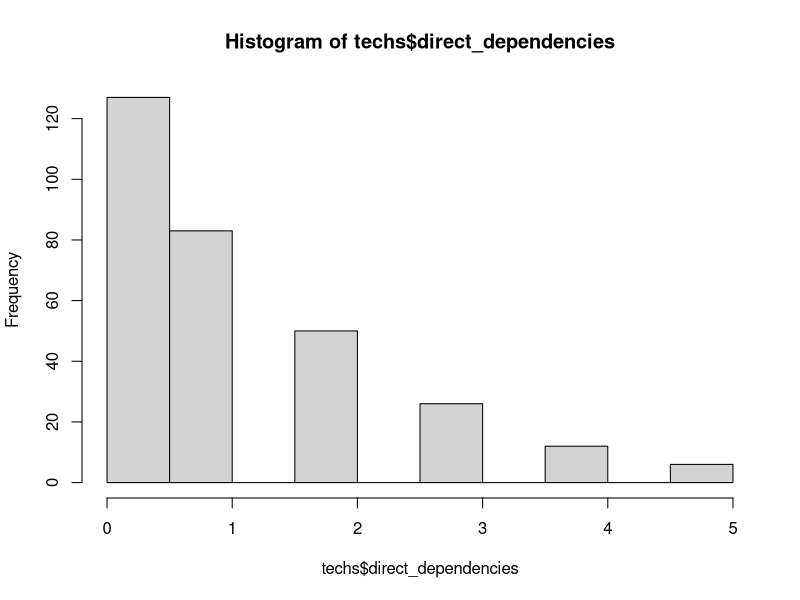
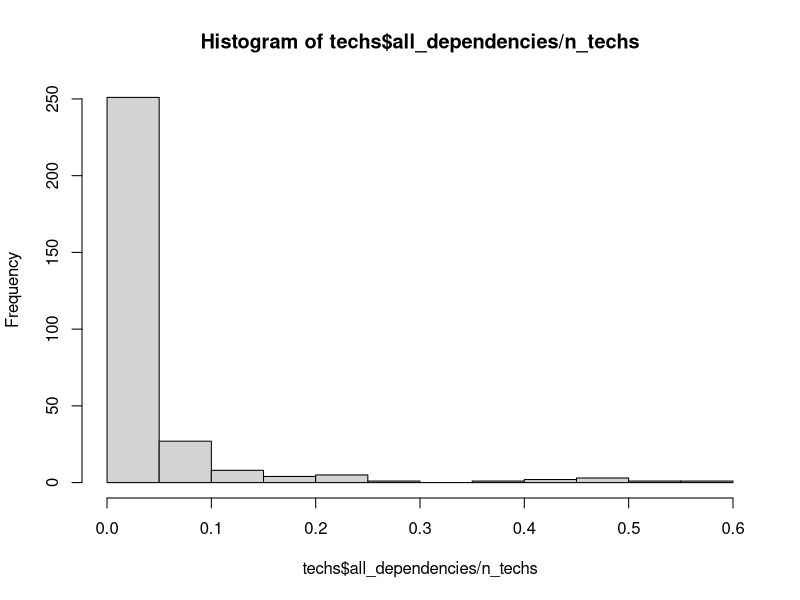
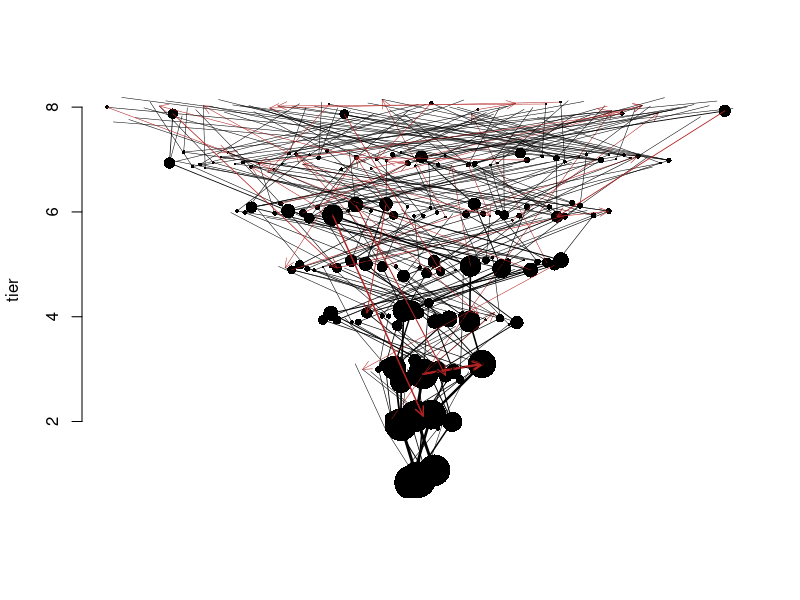

These charts were generated, in order, by the following R code:
### editable  parameters for tree
starting_techs <- 5 # number of techs in tier 1
max_tier <- 8 # number to tiers in tree
tree_growth_rate <- 2 # rate at with tiers get wider
p_extra_dependency <- 0.0005 # probability a given extra dependency is realized
max_tier_gap_for_dependencies <- 99 # how many tiers extra dependencies can cross
p_keystone_tech <- 0.0 # probability a tech is a keystone tech
keystone_multiplier <- 200 # how much more likely keystone techs are to have extra dependencies




### construct the tree
# function to generate number of techs in each tier
num_techs_per_tier <- function(tier) {
  if (tree_growth_rate < 0.01) { return(starting_techs) }
  return(round((tier + (starting_techs)^(1/tree_growth_rate) - 1)^tree_growth_rate))
}

create_techs <- function() {
  # initialize data frame
  techs <- data.frame(
    id   = integer(), # unique ID for each tech
    tier = integer(), # what tier its in
    payoff = numeric(), # what's the payoff of this tech
    keystone = integer(), # is it a keystone tech
    xpos = numeric(), # xcor for plotting
    ypos = numeric()  # ycor for plotting
  )
  
  # create techs
  for (t in 1:max_tier) {
    n_techs_tier <- num_techs_per_tier(t)
    ids <- c((nrow(techs)+1):(nrow(techs)+n_techs_tier))
    new_rows <- data.frame(
      id = ids,
      tier = rep(t, n_techs_tier),
      payoff = rexp(n_techs_tier, 1),
      keystone = round(runif(n_techs_tier, 0, 1) < p_keystone_tech)*1,
      xpos = ids - mean(ids),
      ypos = rep(t, n_techs_tier)
    )
    techs <- rbind(techs, new_rows)
  }
  
  # total number of techs in tree
  n_techs <<- nrow(techs)
  
  # add some jitter
  techs$xpos <- techs$xpos + rnorm(n_techs, 0, 0.1)
  techs$ypos <- techs$ypos + rnorm(n_techs, 0, 0.1)

  return(techs)
}

create_tech_tree <- function() {
  # initialize dependencies:
  # "dependencies" is a n-by-n matrix that scores the relationship between every pair of techs
  dependencies <- matrix(0, nrow=n_techs, ncol=n_techs)
  
  # dependency code:
  # 0 = none
  # 1 = basic from-to
  # -1 = basic to-from
  # 2 = extra to-from
  # -2 = extra from-to
  # 3 = indirect to-from
  # -3 = indirect from-to
  
  # add basic dependencies
  # each tech has one basic dependecy from a random chosen tech in the prior tier
  for (i in 1:n_techs) {
    tech <- techs[i,]
    if (tech$tier > 1) {
      possible_parents <- techs$id[techs$tier == (tech$tier - 1)]
      parent <- possible_parents[sample.int(length(possible_parents), 1)]
      dependencies[parent, tech$id] <- 1
      dependencies[tech$id, parent] <- -1
    }
  }
  
  # identify indirect dependencies
  # e.g. A -> B and B -> C, implies A -> C
  for (to in 1:n_techs) {
    if (techs$tier[techs$id == to] > 1) {
      for (from in 1:(i-1)) {
        if (dependencies[from, to] > 0) {
          earlier_techs <- c(1:n_techs)[dependencies[,from] > 0]
          for (et in earlier_techs) {
            if (dependencies[et, to] == 0) {
              dependencies[et,to] <- 3
            }
            if (dependencies[to, et] == 0) {
              dependencies[to,et] <- -3
            }
          }
        }
      }
    }
  }
  
  # horizontally reorder techs to make tree nicer looking
  for (i in 2:max_tier) {  # go through all tiers, starting with tier 3
    this_tier_ids <- techs[techs$tier == i,]$id  # first get the ids of the techs in this tier
    parents <- parent_xpos <- vector()
    for (t in this_tier_ids) {
      parent <- techs[techs$id == match(1, dependencies[,t])[1],]
      parents <- c(parents, parent$id)  # then get the techs from the prior tier these techs depend on
      parent_xpos <- c(parent_xpos, parent$xpos)  # and get their xpos' too
    }
    ord <- order(parent_xpos, this_tier_ids)  # get order of parents' xposs, breaking by offspring id
    ordered_ids <- this_tier_ids[ord]   # order the ids according to this
    techs$xpos[match(ordered_ids, techs$id)] <- seq_along(ordered_ids) - mean(seq_along(ordered_ids))  # insert into db
  }
  
  # add some extra dependencies
  # these can occur between any possible techs
  # as long as they don't already have a dependency of any kind
  # and as long as they are not too many tiers apart
  pairs <- expand.grid(
    from = 1:n_techs,
    to   = 1:n_techs
  )
  pairs$parent_tier <- techs$tier[match(pairs$from, techs$id)]
  pairs$child_tier  <- techs$tier[match(pairs$to, techs$id)]
  pairs$tier_delta <- abs(pairs$parent_tier - pairs$child_tier)
  pairs <- pairs[sample(nrow(pairs)), ]
  
  for (i in 1:nrow(pairs)) {
    pair <- pairs[i,]
    parent <- pair$from
    child <- pair$to
    tier_delta <- pair$tier_delta
    
    
    if ((parent != child) &
        (dependencies[parent, child] == 0) &
        (tier_delta <= max_tier_gap_for_dependencies) &
        (pair$parent_tier > 1) &
        (pair$child_tier > 1)) {
      p_link <- p_extra_dependency
      if (techs$keystone[techs$id == parent] == 1) { p_link <- p_link * keystone_multiplier }
      if (runif(1,0,1) < p_link) {
        dependencies[parent, child] <- 2
        dependencies[child, parent] <- -2
        
        ancestors <- which(dependencies[parent, ] < 0)
        descendants <- which(dependencies[child, ] > 0)
        
        for (ancestor in ancestors) {
          for (descendant in descendants) {
            if (dependencies[ancestor, descendant] == 0) {
              dependencies[ancestor, descendant] <- 3
              dependencies[descendant, ancestor] <- -3
            }
          }
        }
        
        for (descendant in descendants) {
          if (dependencies[parent, descendant] %in% c(0,2)) {
            dependencies[parent, descendant] <- 3
            dependencies[descendant, parent] <- -3
          }
        }
        
        for (ancestor in ancestors) {
          if (dependencies[ancestor, child] %in% c(0, 2)) {
            dependencies[ancestor, child] <- 3
            dependencies[child, ancestor] <- -3
          }
        }
      }
    }
  }
  
  # calculate total number of dependencies
  techs$direct_dependencies <<- rowSums((dependencies > 0) * (dependencies < 3))
  techs$all_dependencies <<- rowSums(dependencies > 0)

  return(dependencies)
}

plot_tech_tree <- function() {
  # plot tree
  hist(techs$direct_dependencies)
  hist(techs$all_dependencies/n_techs)
  
  #dot_sizes <- (((techs$all_dependencies/n_techs)^0.5)) * 50 / max_tier
  dot_sizes <- (techs$all_dependencies/n_techs)^0.5*50 / max_tier
  plot(techs$ypos~techs$xpos, bty="n", xlab="", xaxt="n", ylab="tier", pch=16, cex=dot_sizes)
  keystone_techs <- techs$id[techs$keystone == 1]
  points(techs$ypos[keystone_techs]~techs$xpos[keystone_techs], pch=16, cex=dot_sizes[keystone_techs], col="purple")
  if (max_tier < 8) {
    for (i in 1:nrow(techs)) {
      text(techs$xpos[i], techs$ypos[i], techs$id[i], pos=1, offset=dot_sizes[i]*0.2 + 1/max_tier)
    }
  }
  for (i in 1:n_techs) {
    for (j in 1:n_techs) {
      if (dependencies[i,j] == 1) {
        from <- techs[techs$id == i,]
        to <- techs[techs$id == j,]
        lines(c(from$ypos, to$ypos)~c(from$xpos, to$xpos), lwd=(to$all_dependencies/n_techs * 5 + 0.5))
      }
      if (dependencies[i,j] == 2) {
        from <- techs[techs$id == i,]
        to <- techs[techs$id == j,]
        arrows(from$xpos, from$ypos,
               to$xpos, to$ypos,
               length = 0.1,
               col="firebrick",
               angle = 25,
               code=2,
               lwd=(to$all_dependencies/n_techs * 5 + 0.5))
      }
    }
  }
}

techs <- create_techs()
dependencies <- create_tech_tree()
plot_tech_tree()
